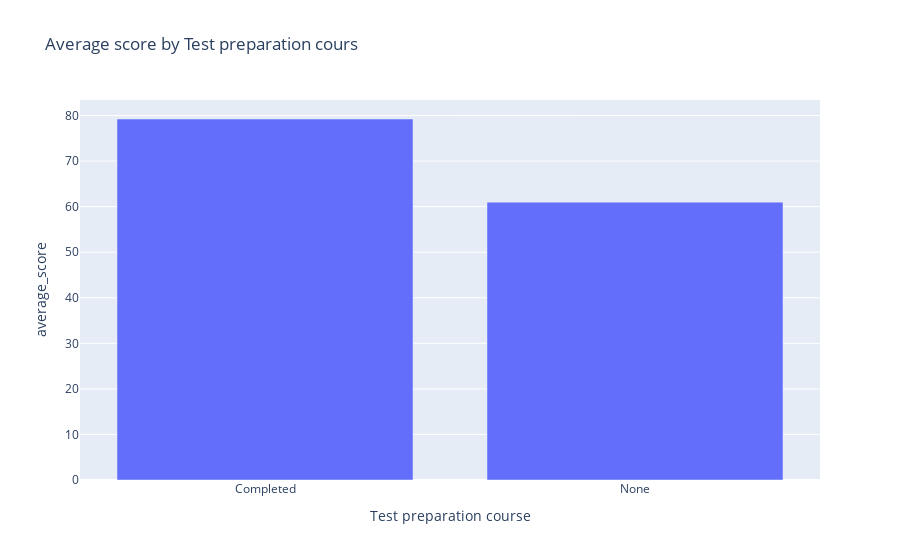

This figure's notebook cell:
### Code cell
Fig = px.bar(
    test,
    x='Test preparation course',
    y='average_score',
    title='Average score by Test preparation course'
)
Fig.show()

### Figure 1 — Plotly figure (JSON) as saved in the notebook; plotly's stock layout.template omitted (floating-point values rounded to 4 significant figures)
{"data": [{"alignmentgroup": "True", "hovertemplate": "Test preparation course=%{x}<br>average_score=%{y}<extra></extra>", "legendgroup": "", "marker": {"color": "#636efa", "pattern": {"shape": ""}}, "name": "", "offsetgroup": "", "orientation": "v", "showlegend": false, "textposition": "auto", "type": "bar", "x": ["Completed", "None"], "xaxis": "x", "y": [79.24, 60.98], "yaxis": "y"}], "layout": {"barmode": "relative", "legend": {"tracegroupgap": 0}, "title": {"text": "Average score by Test preparation cours"}, "xaxis": {"anchor": "y", "domain": [0, 1], "title": {"text": "Test preparation course"}}, "yaxis": {"anchor": "x", "domain": [0, 1], "title": {"text": "average_score"}}}}
